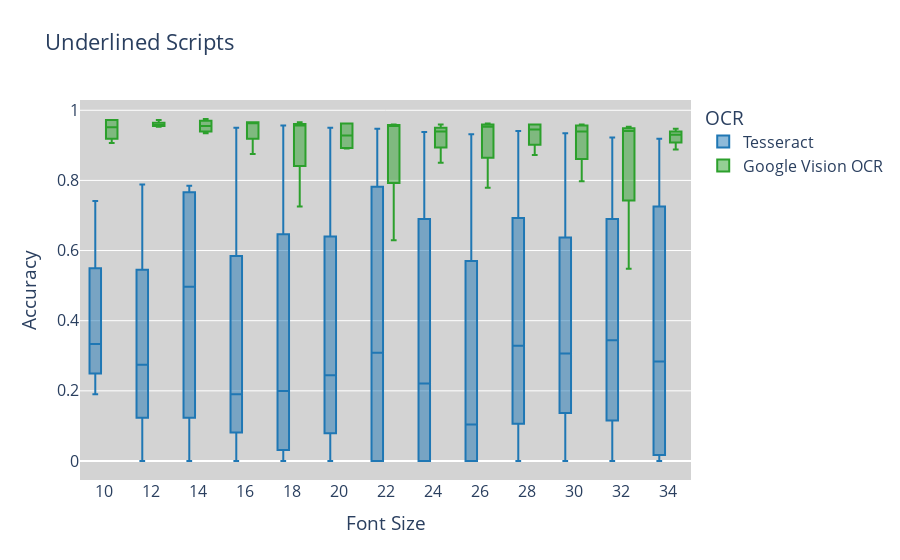

The code cell stored with this chart in its notebook:
### Code cell
scripts_df = merged_df[(merged_df['vox_atypl'] == 'scripts') & (merged_df['underlined'] == True)]

# Melting the DataFrame to long format
df_melted = scripts_df.melt(id_vars=['font_size'], value_vars=['accuracy_ts', 'accuracy_gv'],
                            var_name='accuracy_type', value_name='accuracy_value')

# Create the plot using Plotly
fig = px.box(df_melted, x='font_size', y='accuracy_value', color='accuracy_type',
             color_discrete_map={'accuracy_ts': '#1f77b4', 'accuracy_gv': '#2ca02c'},
             title='Underlined Scripts')


# Define custom x-tick labels
custom_labels = {str(font_size): f'{font_size}' for font_size in df_melted['font_size'].unique()}

# Update x-ticks
fig.update_xaxes(
    tickvals=list(custom_labels.keys()), 
    ticktext=list(custom_labels.values())
)

# Update the traces to modify the legend names
fig.update_traces(
    selector=dict(name='accuracy_ts'),
    name='Tesseract'
)
fig.update_traces(
    selector=dict(name='accuracy_gv'),
    name='Google Vision OCR'
)


# Update the background colors
fig.update_layout(
    plot_bgcolor='lightgray',  # Background color of the plot area
    paper_bgcolor='white',  # Background color of the entire figure
    xaxis_title='Font Size',
    font=dict(size=16),
    yaxis_title='Accuracy',
    legend_title_text='OCR'
)

# Show the plot
fig.show()

### Figure 1 — Plotly figure (JSON) as saved in the notebook; plotly's stock layout.template omitted (floating-point values rounded to 4 significant figures)
{"data": [{"alignmentgroup": "True", "hovertemplate": "accuracy_type=accuracy_ts<br>font_size=%{x}<br>accuracy_value=%{y}<extra></extra>", "legendgroup": "accuracy_ts", "marker": {"color": "#1f77b4"}, "name": "Tesseract", "notched": false, "offsetgroup": "accuracy_ts", "orientation": "v", "showlegend": true, "type": "box", "x": [10, 12, 14, 16, 18, 20, 22, 24, 26, 28, 30, 32, 34, 10, 12, 14, 16, 18, 20, 22, 24, 26, 28, 30, 32, 34, 10, 12, 14, 16, 18, 20, 22, 24, 26, 28, 30, 32, 34, 10, 12, 14, 16, 18, 20, 22, 24, 26, 28, 30, 32, 34], "x0": " ", "xaxis": "x", "y": [0.19, 0.2461, 0.2461, 0.162, 0.0623, 0.1589, 0, 0, 0, 0.2118, 0.2741, 0.2305, 0.0343, 0.3084, 0, 0, 0, 0, 0, 0, 0, 0, 0, 0, 0, 0, 0.3583, 0.7882, 0.785, 0.9502, 0.9564, 0.9502, 0.947, 0.9377, 0.9315, 0.9408, 0.9346, 0.9221, 0.919, 0.7414, 0.3022, 0.7477, 0.2181, 0.3364, 0.3302, 0.6168, 0.4424, 0.2087, 0.4455, 0.3396, 0.4579, 0.5327], "y0": " ", "yaxis": "y"}, {"alignmentgroup": "True", "hovertemplate": "accuracy_type=accuracy_gv<br>font_size=%{x}<br>accuracy_value=%{y}<extra></extra>", "legendgroup": "accuracy_gv", "marker": {"color": "#2ca02c"}, "name": "Google Vision OCR", "notched": false, "offsetgroup": "accuracy_gv", "orientation": "v", "showlegend": true, "type": "box", "x": [10, 12, 14, 16, 18, 20, 22, 24, 26, 28, 30, 32, 34, 10, 12, 14, 16, 18, 20, 22, 24, 26, 28, 30, 32, 34, 10, 12, 14, 16, 18, 20, 22, 24, 26, 28, 30, 32, 34, 10, 12, 14, 16, 18, 20, 22, 24, 26, 28, 30, 32, 34], "x0": " ", "xaxis": "x", "y": [0.972, 0.9533, 0.9657, 0.9626, 0.9564, 0.9626, 0.9564, 0.9377, 0.9502, 0.9315, 0.9252, 0.9377, 0.9315, 0.9315, 0.9564, 0.9346, 0.9657, 0.9564, 0.8941, 0.9564, 0.9408, 0.9564, 0.9595, 0.9533, 0.9439, 0.9283, 0.972, 0.972, 0.9751, 0.9657, 0.9657, 0.9626, 0.9595, 0.9595, 0.9626, 0.9595, 0.9595, 0.9533, 0.947, 0.9065, 0.9564, 0.9439, 0.8754, 0.7259, 0.891, 0.6293, 0.8505, 0.7788, 0.8723, 0.7975, 0.5483, 0.8879], "y0": " ", "yaxis": "y"}], "layout": {"boxmode": "group", "font": {"size": 16}, "legend": {"title": {"text": "OCR"}, "tracegroupgap": 0}, "paper_bgcolor": "white", "plot_bgcolor": "lightgray", "title": {"text": "Underlined Scripts"}, "xaxis": {"anchor": "y", "domain": [0, 1], "ticktext": ["10", "12", "14", "16", "18", "20", "22", "24", "26", "28", "30", "32", "34"], "tickvals": ["10", "12", "14", "16", "18", "20", "22", "24", "26", "28", "30", "32", "34"], "title": {"text": "Font Size"}}, "yaxis": {"anchor": "x", "domain": [0, 1], "title": {"text": "Accuracy"}}}}
